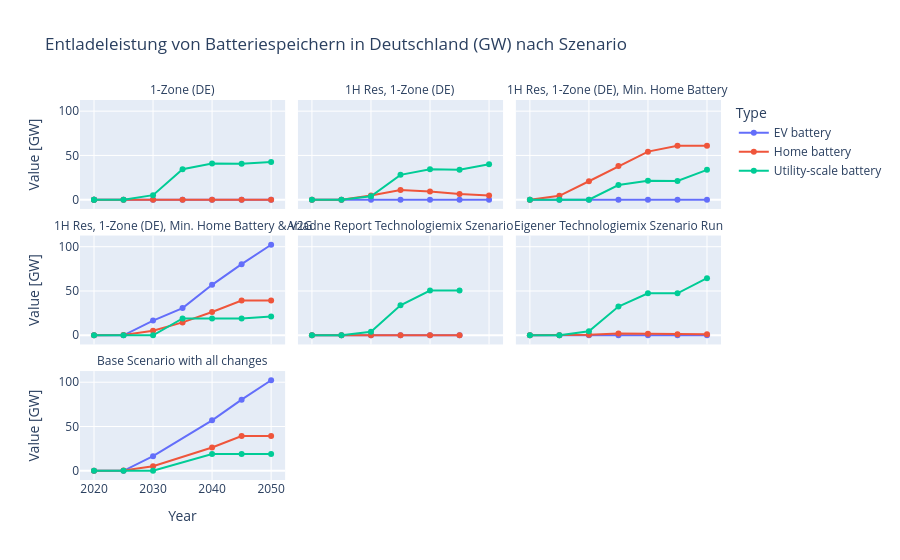
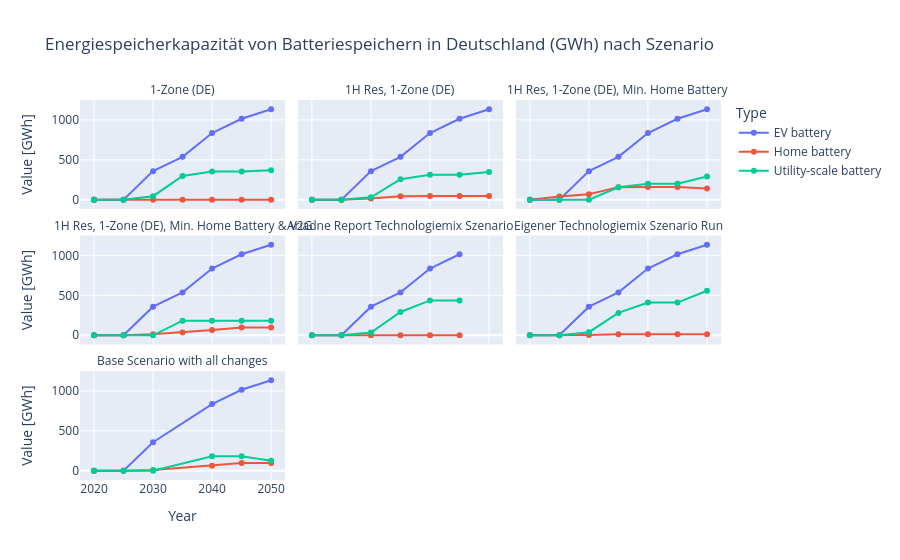
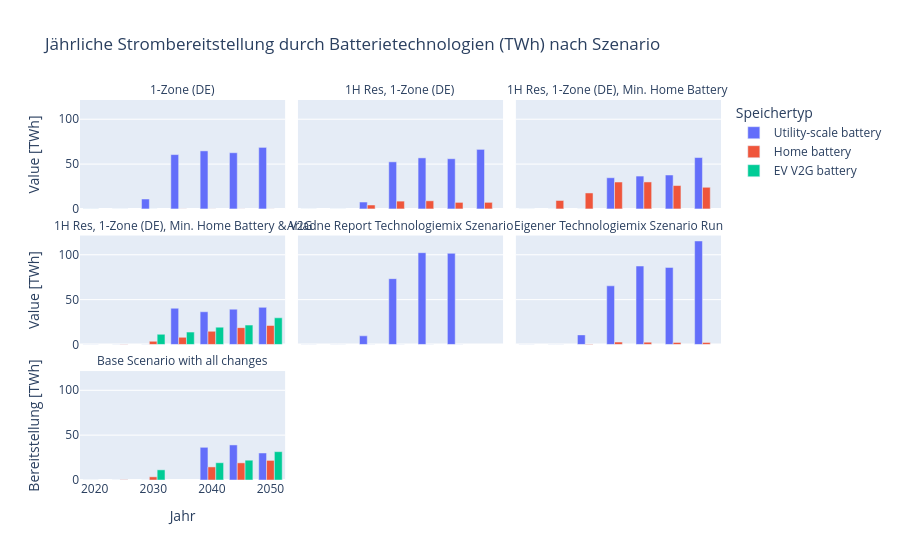

Notebook code for these charts, in order:
### Code cell
import plotly.express as px

# -----------------------------------------------------------------------------
# 1. Plot: Entladeleistung (GW) je Speichertyp und je Szenario über die Jahre
# -----------------------------------------------------------------------------
#
# Wir nehmen df_power, das die Spalten ["Scenario", "Year", "Type", "Value [GW]"] enthält.

fig_gw = px.line(
    df_power,
    x="Year",
    y="Value [GW]",
    color="Type",
    facet_col="Scenario",
    facet_col_wrap=3,  # Bei 3 Szenarien erhältst du eine Zeile mit 3 Spalten
    title="Entladeleistung von Batteriespeichern in Deutschland (GW) nach Szenario",
    markers=True
)

# Beschriftungen anpassen
#fig_gw.update_layout(
#    xaxis_title="Jahr",
#    yaxis_title="Entladeleistung [GW]",
#    legend_title_text="Speichertyp"
#)

# Die einzelnen Facet-Titel etwas kürzer gestalten (entfernt das "Scenario=")
# Falls die automatische Beschriftung "Scenario=Technologiemix" etc. lautet, kürzen wir sie:
for anno in fig_gw.layout.annotations:
    # annotation text sieht typischerweise aus wie "Scenario=Technologiemix"
    parts = anno.text.split("=")
    if len(parts) == 2:
        anno.text = parts[1]

fig_gw.show()



# -----------------------------------------------------------------------------
# 2. Plot: Energiespeicherkapazität (GWh) je Speichertyp und je Szenario
# -----------------------------------------------------------------------------
#
# Wir nehmen df_energy, das die Spalten ["Scenario", "Year", "Type", "Value [GWh]"] enthält.

fig_gwh = px.line(
    df_energy,
    x="Year",
    y="Value [GWh]",
    color="Type",
    facet_col="Scenario",
    facet_col_wrap=3,
    title="Energiespeicherkapazität von Batteriespeichern in Deutschland (GWh) nach Szenario",
    markers=True
)

#fig_gwh.update_layout(
#    xaxis_title="Jahr",
#    yaxis_title="Kapazität [GWh]",
#    legend_title_text="Speichertyp"
#)

for anno in fig_gwh.layout.annotations:
    parts = anno.text.split("=")
    if len(parts) == 2:
        anno.text = parts[1]

fig_gwh.show()



# -----------------------------------------------------------------------------
# 3. Plot: Jährliche Strombereitstellung durch Batterietechnologien (TWh)
#    – je Typ, je Szenario
# -----------------------------------------------------------------------------
#
# df_discharge enthält ["Scenario", "Year", "Type", "Value [TWh]"].
# Wir mappen die Carrier-Namen auf lesbare Typ-Bezeichnungen:

carrier_map = {
    "battery discharger":        "Utility-scale battery",
    "home battery discharger":   "Home battery",
    "V2G":                       "EV V2G battery"
}

df_discharge_plot = df_discharge.copy()
df_discharge_plot["Type"] = df_discharge_plot["Type"].map(carrier_map)

fig_discharge = px.bar(
    df_discharge_plot,
    x="Year",
    y="Value [TWh]",
    color="Type",
    facet_col="Scenario",
    facet_col_wrap=3,
    barmode="group",
    title="Jährliche Strombereitstellung durch Batterietechnologien (TWh) nach Szenario"
)

fig_discharge.update_layout(
    xaxis_title="Jahr",
    yaxis_title="Bereitstellung [TWh]",
    legend_title_text="Speichertyp"
)

for anno in fig_discharge.layout.annotations:
    parts = anno.text.split("=")
    if len(parts) == 2:
        anno.text = parts[1]

fig_discharge.show()

# 2. Figuren in diesem Ordner speichern
plots = {
    "entladeleistung split scenario":    fig_gw,
    "kapazitaet split scenario":         fig_gwh,
    "bereitstellung split scenario":     fig_discharge
}

for name, fig in plots.items():
    fig.write_html(
        os.path.join("Plots_MA", f"plot_{name}.html"),
        include_plotlyjs="cdn",
        full_html=True
    )
